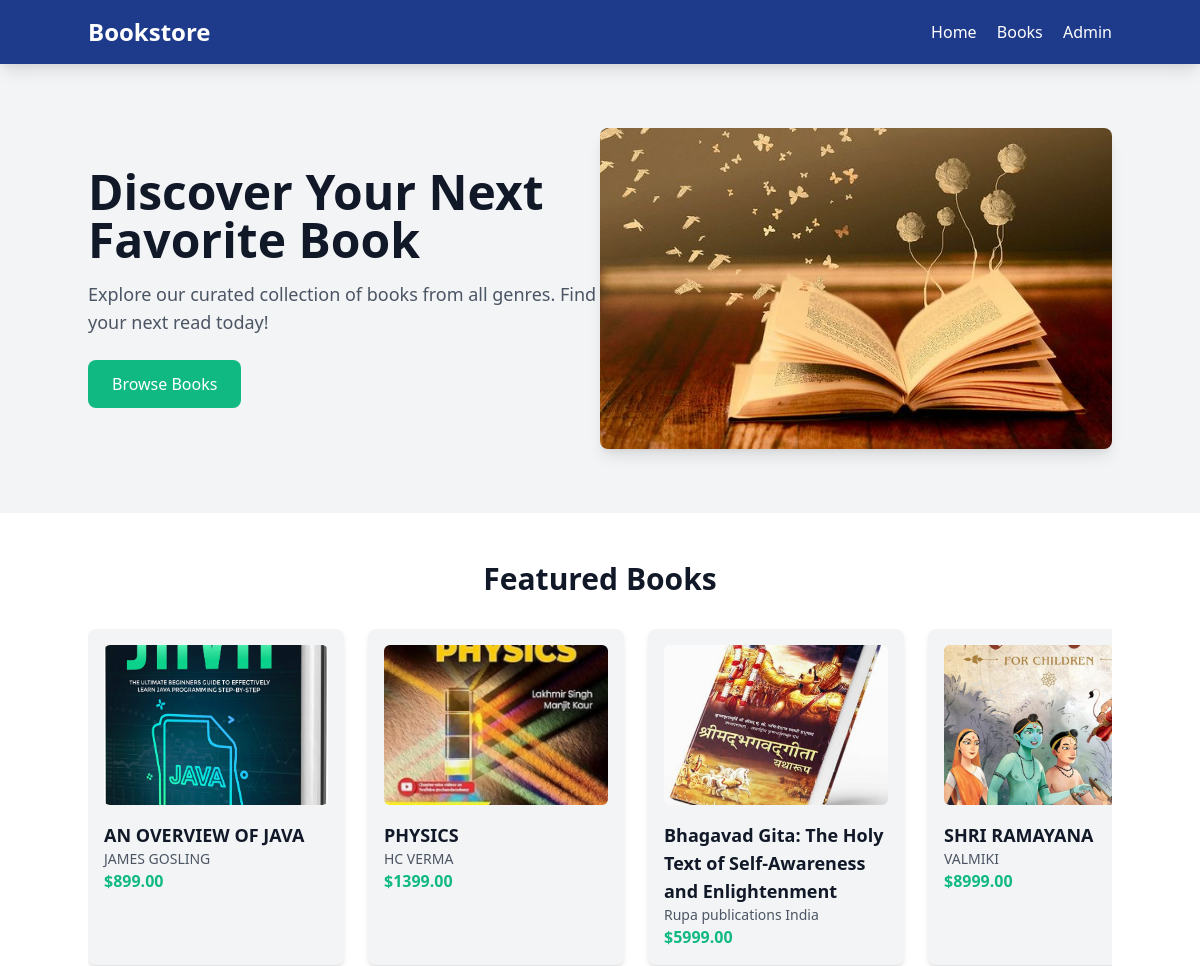
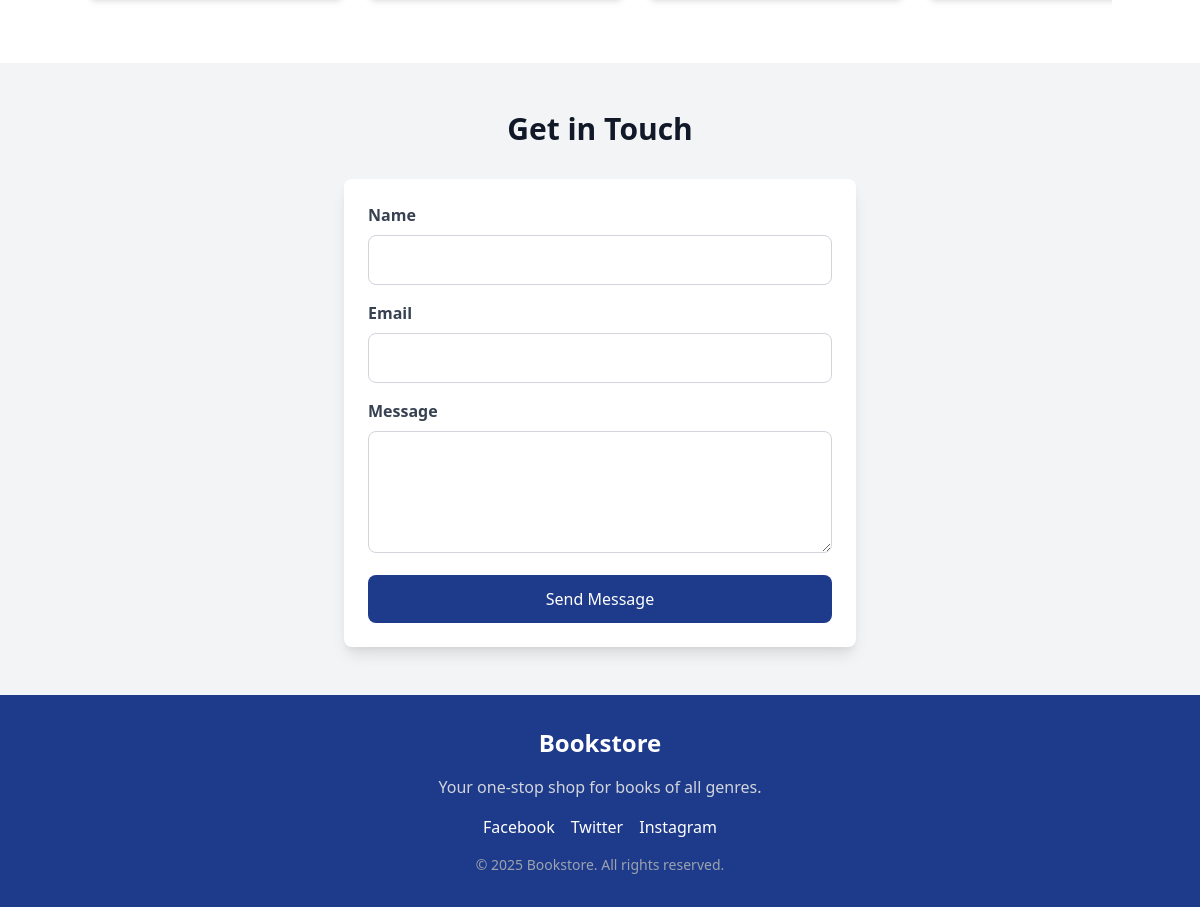
The page / on the database its author committed (2 pictures, top to bottom).
### books/models.py (models this page shows, shortened)
class Book(models.Model):
    title = models.CharField(max_length=200)
    author = models.CharField(max_length=100)
    published_date = models.DateField()
    price = models.DecimalField(max_digits=6, decimal_places=2)
    is_visible = models.BooleanField(default=True)

### books/views.py (the view, shortened to what this page needs)
# urls.py: path('', views.HomeView.as_view(), name='home'),
class HomeView(TemplateView):
    template_name = 'books/home.html'
    def get_context_data(self, **kwargs):
        context = super().get_context_data(**kwargs)
        context['featured_books'] = Book.objects.filter(is_visible=True)[:10]
        return context

### books/templates/books/home.html (shortened to what this page needs)
{% extends "base.html" %}
{% load static %}
{% block content %}
    <nav class="bg-blue-900 text-white p-4 sticky top-0 z-50 shadow-lg">
        <div class="container mx-auto flex justify-between items-center">
            <a href="{% url 'books:home' %}" class="text-2xl font-bold">Bookstore</a>
            <div class="space-x-4">
                <a href="{% url 'books:home' %}" class="hover:text-green-400">Home</a>
                <a href="{% url 'books:book_list' %}" class="hover:text-green-400">Books</a>
                <a href="{% url 'admin:index' %}" class="hover:text-green-400">Admin</a>
            </div>
        </div>
    </nav>
    <section class="bg-gray-100 py-16">
        <div class="container mx-auto flex flex-col md:flex-row items-center">
            <div class="md:w-1/2 mb-8 md:mb-0">
                <h1 class="text-4xl md:text-5xl font-extrabold text-gray-900 mb-4">
                    Discover Your Next Favorite Book
                </h1>
                <p class="text-lg text-gray-600 mb-6">
                    Explore our curated collection of books from all genres. Find your next read today!
                </p>
                <a href="{% url 'books:book_list' %}" class="inline-block bg-green-500 text-white px-6 py-3 rounded-lg hover:bg-green-600 transition duration-300">
                    Browse Books
                </a>
            </div>
            <div class="md:w-1/2">
                <img src="{% static 'images/hero.jpg' %}" alt="Books" class="w-full rounded-lg shadow-lg">
            </div>
        </div>
    </section>
    <section class="py-12 bg-white">
        <div class="container mx-auto">
            <h2 class="text-3xl font-bold text-gray-900 text-center mb-8">Featured Books</h2>
            <div class="relative">
                <div class="flex overflow-x-auto snap-x snap-mandatory gap-6 pb-4">
                    {% for book in featured_books %}
                        <div class="snap-center flex-shrink-0 w-64 bg-gray-100 p-4 rounded-lg shadow-md">
                            {% if forloop.counter == 1 %}
                                <img src="{% static 'images/book1.jpg' %}" alt="{{ book.title }}" class="w-full h-40 object-cover rounded-md mb-4">
                            {% elif forloop.counter == 2 %}
                                <img src="{% static 'images/book2.jpg' %}" alt="{{ book.title }}" class="w-full h-40 object-cover rounded-md mb-4">
                            {% elif forloop.counter == 3 %}
                                <img src="{% static 'images/book3.jpg' %}" alt="{{ book.title }}" class="w-full h-40 object-cover rounded-md mb-4">
                            {%else%}
                                <img src="{% static 'images/book4.jpg' %}" alt="{{ book.title }}" class="w-full h-40 object-cover rounded-md mb-4">
                            {% endif %}
                            <h3 class="text-lg font-semibold text-gray-900">{{ book.title }}</h3>
                            <p class="text-gray-600 text-sm">{{ book.author }}</p>
                            <p class="text-green-500 font-bold">${{ book.price }}</p>
                        </div>
                    {% empty %}
                        <p class="text-gray-600 text-center w-full">No featured books available.</p>
                    {% endfor %}
                </div>
            </div>
        </div>
    </section>
    <section class="py-12 bg-gray-100">
        <div class="container mx-auto max-w-lg">
            <h2 class="text-3xl font-bold text-gray-900 text-center mb-8">Get in Touch</h2>
            <form method="post" class="bg-white p-6 rounded-lg shadow-lg">
                <div class="mb-4">
                    <label for="name" class="block text-gray-700 font-semibold mb-2">Name</label>
                    <input type="text" id="name" name="name" class="w-full p-3 border border-gray-300 rounded-lg focus:outline-none focus:ring-2 focus:ring-green-500" required>
                </div>
                <div class="mb-4">
                    <label for="email" class="block text-gray-700 font-semibold mb-2">Email</label>
                    <input type="email" id="email" name="email" class="w-full p-3 border border-gray-300 rounded-lg focus:outline-none focus:ring-2 focus:ring-green-500" required>
                </div>
                <div class="mb-4">
                    <label for="message" class="block text-gray-700 font-semibold mb-2">Message</label>
                    <textarea id="message" name="message" rows="4" class="w-full p-3 border border-gray-300 rounded-lg focus:outline-none focus:ring-2 focus:ring-green-500" required></textarea>
                </div>
                <button type="submit" class="w-full bg-blue-900 text-white p-3 rounded-lg hover:bg-blue-800 transition duration-300">Send Message</button>
            </form>
        </div>
    </section>
    <footer class="bg-blue-900 text-white py-8">
        <div class="container mx-auto text-center">
            <h3 class="text-2xl font-bold mb-4">Bookstore</h3>
            <p class="text-gray-300 mb-4">Your one-stop shop for books of all genres.</p>
            <div class="flex justify-center space-x-4 mb-4">
                <a href="#" class="hover:text-green-400">Facebook</a>
                <a href="#" class="hover:text-green-400">Twitter</a>
                <a href="#" class="hover:text-green-400">Instagram</a>
            </div>
            <p class="text-gray-400 text-sm">© 2025 Bookstore. All rights reserved.</p>
        </div>
    </footer>
{% endblock %}

### rows shown on the page
Book: title "AN OVERVIEW OF JAVA", author "JAMES GOSLING", price "899.00"
Book: title "PHYSICS", author "HC VERMA", price "1399.00"
Book: title "Bhagavad Gita: The Holy Text of Self-Awareness and Enlightenment", author "Rupa publications India", price "5999.00"
Book: title "SHRI RAMAYANA", author "VALMIKI", price "8999.00"
